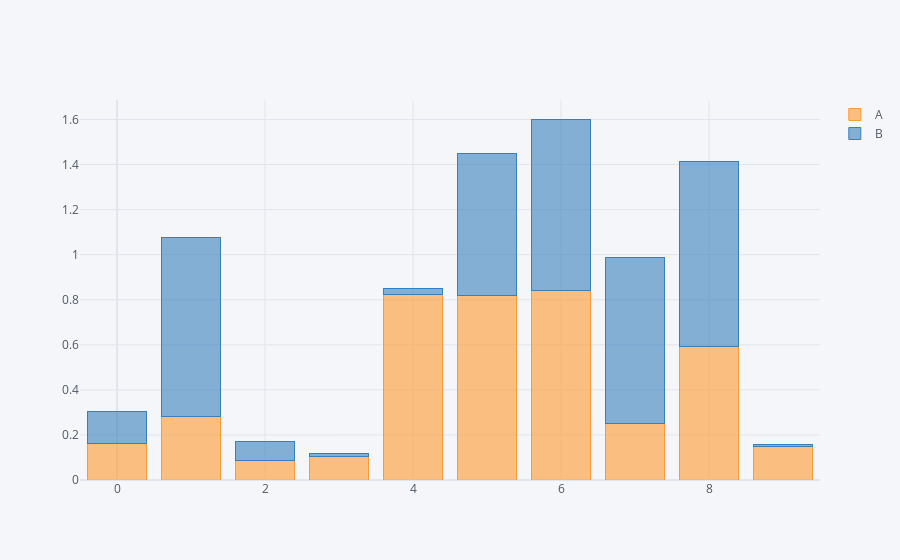

The code cell stored with this chart in its notebook:
### Code cell
df.iplot(kind='bar', barmode='stack') # barmode='stack' 은 누적 그래프

### Figure 1 — Plotly figure (JSON) as saved in the notebook; plotly's stock layout.template omitted (floating-point values rounded to 4 significant figures)
{"data": [{"marker": {"color": "rgba(255, 153, 51, 0.6)", "line": {"color": "rgba(255, 153, 51, 1.0)", "width": 1}}, "name": "A", "orientation": "v", "text": "", "type": "bar", "x": [0, 1, 2, 3, 4, 5, 6, 7, 8, 9], "y": [0.1633, 0.2819, 0.08466, 0.1045, 0.8244, 0.8189, 0.8389, 0.2506, 0.5917, 0.1483]}, {"marker": {"color": "rgba(55, 128, 191, 0.6)", "line": {"color": "rgba(55, 128, 191, 1.0)", "width": 1}}, "name": "B", "orientation": "v", "text": "", "type": "bar", "x": [0, 1, 2, 3, 4, 5, 6, 7, 8, 9], "y": [0.1401, 0.795, 0.08784, 0.01093, 0.02679, 0.6285, 0.7632, 0.738, 0.8231, 0.009416]}], "layout": {"autosize": true, "barmode": "stack", "legend": {"bgcolor": "#F5F6F9", "font": {"color": "#4D5663"}, "traceorder": "normal"}, "paper_bgcolor": "#F5F6F9", "plot_bgcolor": "#F5F6F9", "title": {"font": {"color": "#4D5663"}}, "xaxis": {"autorange": true, "gridcolor": "#E1E5ED", "range": [-0.5, 9.5], "showgrid": true, "tickfont": {"color": "#4D5663"}, "title": {"font": {"color": "#4D5663"}, "text": ""}, "type": "linear", "zerolinecolor": "#E1E5ED"}, "yaxis": {"autorange": true, "gridcolor": "#E1E5ED", "range": [0, 1.686], "showgrid": true, "tickfont": {"color": "#4D5663"}, "title": {"font": {"color": "#4D5663"}, "text": ""}, "type": "linear", "zerolinecolor": "#E1E5ED"}}}
